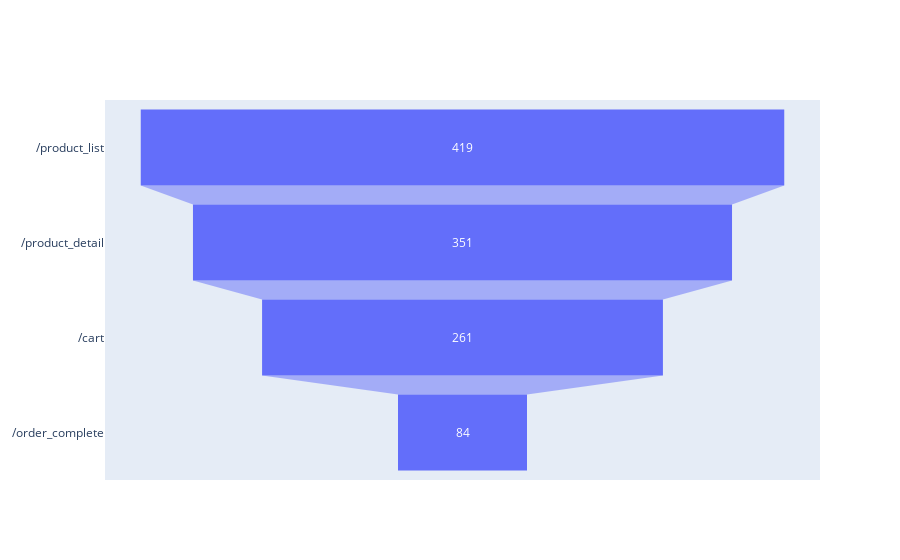

Notebook source saved alongside this figure:
### Code cell
from plotly import graph_objects as go

fig = go.Figure(go.Funnel(y=funnel_steps.index,x=step_values))
fig.show()

### Figure 1 — Plotly figure (JSON) as saved in the notebook; plotly's stock layout.template omitted (floating-point values rounded to 4 significant figures)
{"data": [{"type": "funnel", "x": [419, 351, 261, 84], "y": ["/product_list", "/product_detail", "/cart", "/order_complete"]}], "layout": {}}
